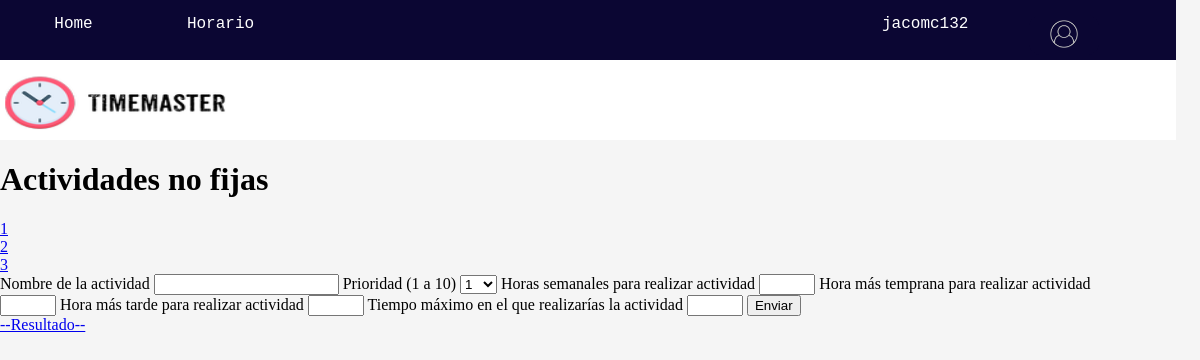
The page /horario/actividades_no_fijas (signed in) on the database as committed earlier.
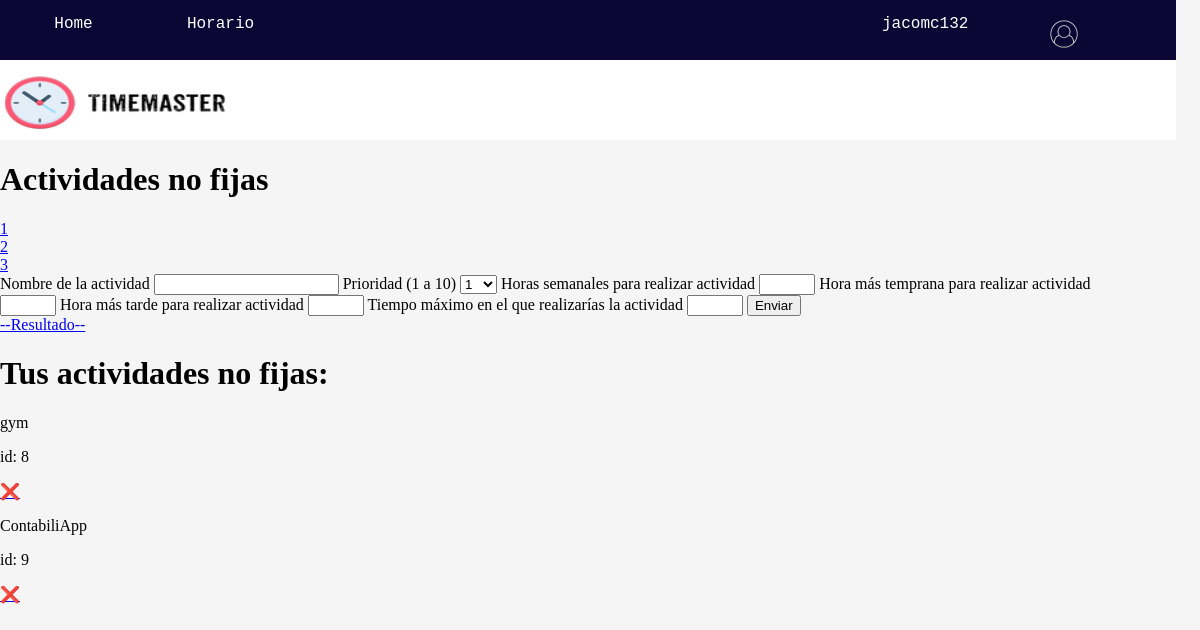
The same page on the database as committed later.
### horario/models.py (models this page shows)
class Event(models.Model):
    user_id = models.ForeignKey(User, on_delete=models.CASCADE)
    priority = models.IntegerField(choices = [(i,i) for i in range(1,11)])
    name = models.CharField(max_length=30)
    event_type = models.CharField(max_length=50,default="actividad_fija") #Choices: actividad_fija, no fija y horario suenio.
    constraints = models.JSONField(default = dict)

### horario/views.py (the view)
# urls.py: path('actividades_no_fijas',views.actividades_no_fijas, name = 'actividades_no_fijas'),
@login_required(login_url = "user_login")
def actividades_no_fijas(request):
    user = User.objects.get(pk = request.user.pk)
    if request.method == "POST":
        priority = request.POST["priority"]
        name = request.POST["name"]
        event_type = "actividad_no_fija"
        time_goal = request.POST["horas_semanales"]
        time_goal_counter = time_goal
        earliest_hour = request.POST["hora_mas_temprana"]
        latest_hour = request.POST["hora_mas_tarde"]
        max_time = request.POST["tiempo_maximo"]
        constraints = {'time_goal':time_goal,'time_goal_counter':time_goal_counter,'earliest_hour':earliest_hour,'latest_hour':latest_hour,'max_time':max_time}
        nuevo_evento_no_fijo = Event(user_id=user,priority=priority,name=name,event_type=event_type,constraints=constraints)
        nuevo_evento_no_fijo.save()
        return redirect(reverse("actividades_no_fijas"))
    elif request.method == "GET":
        actividades_no_fijas = Event.objects.filter(user_id = user.pk)
        actividades_no_fijas = actividades_no_fijas.filter(event_type = "actividad_no_fija")
        return render(request,"actividades_no_fijas.html",{'actividades_no_fijas':actividades_no_fijas})

### horario/templates/actividades_no_fijas.html (shortened to what this page needs)
{% extends 'main/main.html' %}
{% load static %}
{% block content %}
<h1>Actividades no fijas</h1>
<div class="contenedor_links_horario">
    <div class="contenedor_link_suenio">
        <a href="{% url 'suenio' %}">1</a>
    </div>
    <div class="contenedor_link_actividades_fijas">
        <a href="{% url 'actividades_fijas' %}">2</a>
    </div>
    <div class="contenedor_link_actividades_no_fijas">
        <a href="{% url 'actividades_no_fijas' %}">3</a>
    </div>
</div>
<form action="" method="POST">
    <label for="name">Nombre de la actividad</label>
    <input type="text" name="name" id="name" required>
    <label for="priority">Prioridad (1 a 10)</label>
    <select name="priority" id="priority">
        <option value="1">1</option>
    </select>
    <label for="horas_semanales">Horas semanales para realizar actividad</label>
    <input type="number" name="horas_semanales" id="horas_semanales" min="1" max="24" step="1" required>
    <label for="hora_mas_temprana">Hora más temprana para realizar actividad</label>
    <input type="number" name="hora_mas_temprana" id="hora_mas_temprana" min="1" max="24" step="1" required>
    <label for="hora_mas_tarde">Hora más tarde para realizar actividad</label>
    <input type="number" name="hora_mas_tarde" id="hora_mas_tarde" min="1" max="24" step="1" required>
    <label for="tiempo_maximo">Tiempo máximo en el que realizarías la actividad</label>
    <input type="number" name="tiempo_maximo" id="tiempo_maximo" min="1" max="24" step="1" required>
    <input type="submit" value="Enviar">
</form>
<a href="{% url 'horario_final' %}">--Resultado--</a>
<div class="contenedor_actividades">
    {% if actividades_no_fijas %}
        <h1 class="titulo_tus_actividades">Tus actividades no fijas:</h1>
        {% for actividad in actividades_no_fijas %}
            <div class="caja_actividad">
                <p>{{actividad.name}}</p>
                <p>id: {{actividad.pk}}</p>
                <a href="{% url 'eliminar_actividades_no_fijas' ruta_actividad_no_fija=actividad.pk %}">❌</a>
            </div>
        {% endfor %}
    {% endif %}
</div>
{% endblock  %}

Rows that differ between the two databases and show on the page:
added Event: name "gym", pk "8"
added Event: name "ContabiliApp", pk "9"
Other text that changed with them:
text now shown: "Tus actividades no fijas:"
